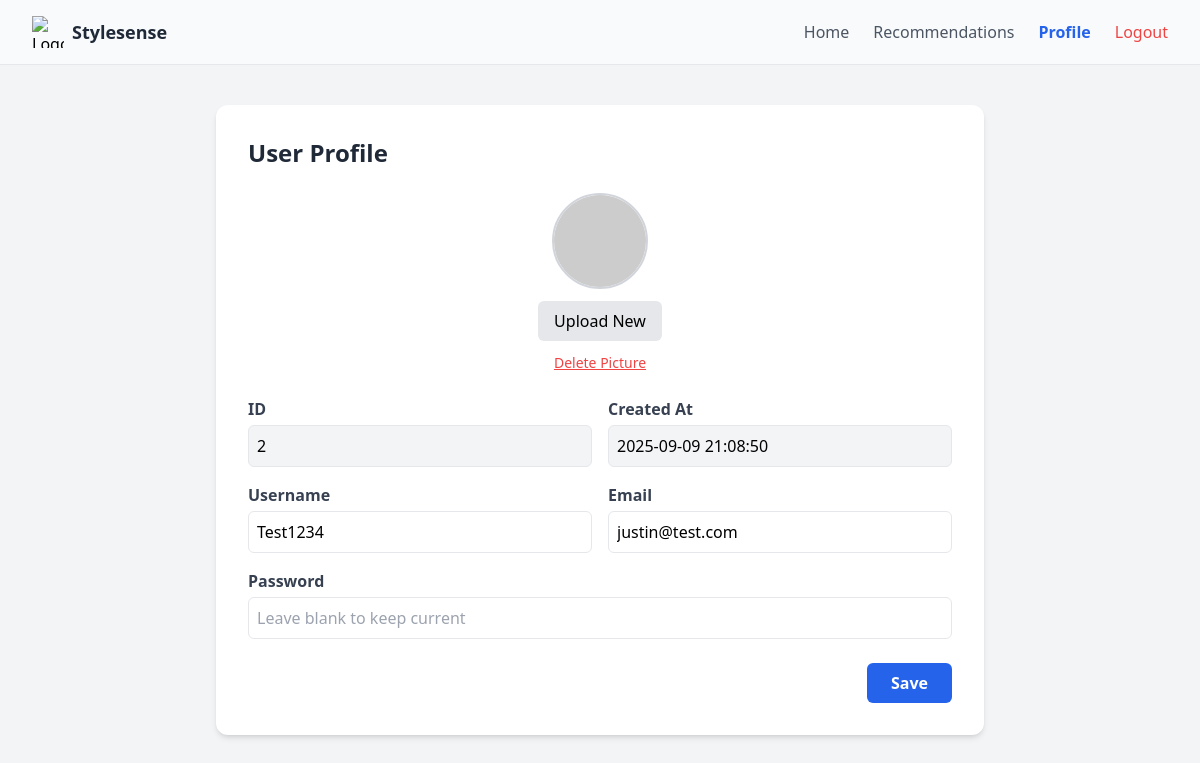
The app's page /profile.php (signed in) with its own data.
### tables this page shows
CREATE TABLE `users` (
  `id` int(11) NOT NULL,
  `username` varchar(50) NOT NULL,
  `full_name` varchar(100) NOT NULL,
  `age` int(11) DEFAULT NULL,
  `gender` enum('Male','Female','Other') DEFAULT NULL,
  `email` varchar(100) NOT NULL,
  `contact` varchar(11) NOT NULL,
  `password` varchar(255) NOT NULL,
  `created_at` timestamp NOT NULL DEFAULT current_timestamp(),
  `profile_pic` varchar(255) DEFAULT NULL,
  `role` enum('admin','user') NOT NULL DEFAULT 'user'
);

### profile.php (the view, shortened to what this page needs)
<?php
require_once "db.php";
$user_id = $_SESSION['user_id'];
$stmt = $pdo->prepare("SELECT id, username, email, password, created_at, profile_pic FROM users WHERE id = ?");
$stmt->execute([$user_id]);
$user = $stmt->fetch(PDO::FETCH_ASSOC);
if (!empty($user['profile_pic']) && file_exists(__DIR__ . '/' . $user['profile_pic'])) {
    $pic = htmlspecialchars($user['profile_pic']);
} else {
    $pic = "https://api.dicebear.com/6.x/avataaars/png?seed=" . urlencode($user['username']);
}
?>
<!DOCTYPE html>
<html lang="en">
<head>
  <script src="https://cdn.tailwindcss.com"></script>
</head>
<body class="bg-gray-100 min-h-screen">
<nav class="bg-gray-50 border-b border-gray-200">
  <div class="max-w-7xl mx-auto px-4 sm:px-6 lg:px-8">
    <div class="flex justify-between h-16 items-center">
      <div class="flex items-center space-x-2">
        <img src="https://img.icons8.com/color/48/wardrobe.png" class="h-8 w-8" alt="Logo">
        <span class="text-lg font-bold text-gray-800">Stylesense</span>
      </div>
      <div class="hidden md:flex space-x-6">
        <a href="home.php" class="text-gray-600 font-medium hover:text-blue-600">Home</a>
        <a href="recommend.php" class="text-gray-600 font-medium hover:text-blue-600">Recommendations</a>
        <a href="profile.php" class="text-blue-600 font-semibold">Profile</a>
        <a href="auth/logout.php" class="text-red-500 font-medium hover:text-red-700">Logout</a>
      </div>
    </div>
  </div>
</nav>
<div class="max-w-3xl mx-auto mt-10 bg-white rounded-xl shadow-md p-6 sm:p-8">
  <h2 class="text-2xl font-bold text-gray-800 mb-6">User Profile</h2>
  <form method="POST" enctype="multipart/form-data" class="space-y-6">
    <div class="flex flex-col items-center mb-6 space-y-3">
      <img src="<?= $pic ?>" class="h-24 w-24 rounded-full border-2 border-gray-300 object-cover" alt="Profile Picture">
      <label class="bg-gray-200 px-4 py-2 rounded-md cursor-pointer hover:bg-gray-300">
        Upload New
      </label>
      <?php if ($user['profile_pic']): ?>
      <button type="submit" name="delete_pic" value="1"
        class="text-red-500 hover:text-red-700 text-sm underline">Delete Picture</button>
      <?php endif; ?>
    </div>
    <div class="grid grid-cols-1 md:grid-cols-2 gap-4">
      <div>
        <label class="block text-gray-700 font-semibold mb-1">ID</label>
        <input type="text" value="<?= htmlspecialchars($user['id']) ?>" disabled
               class="w-full border rounded-md p-2 bg-gray-100 cursor-not-allowed">
      </div>
      <div>
        <label class="block text-gray-700 font-semibold mb-1">Created At</label>
        <input type="text" value="<?= htmlspecialchars($user['created_at']) ?>" disabled
               class="w-full border rounded-md p-2 bg-gray-100 cursor-not-allowed">
      </div>
      <div>
        <label class="block text-gray-700 font-semibold mb-1">Username</label>
        <input type="text" name="username" value="<?= htmlspecialchars($user['username']) ?>"
               class="w-full border rounded-md p-2 focus:ring focus:ring-blue-200">
      </div>
      <div>
        <label class="block text-gray-700 font-semibold mb-1">Email</label>
        <input type="email" name="email" value="<?= htmlspecialchars($user['email']) ?>"
               class="w-full border rounded-md p-2 focus:ring focus:ring-blue-200">
      </div>
      <div class="md:col-span-2">
        <label class="block text-gray-700 font-semibold mb-1">Password</label>
        <input type="password" name="password" placeholder="Leave blank to keep current"
               class="w-full border rounded-md p-2 focus:ring focus:ring-blue-200">
      </div>
    </div>
    <div class="flex justify-end">
      <button type="submit"
              class="bg-blue-600 text-white px-6 py-2 rounded-md font-semibold hover:bg-blue-700 transition-colors">
        Save
      </button>
    </div>
  </form>
</div>
</body>
</html>

### records on screen
users: id "2", created_at "2025-09-09 21:08:50", username "Test1234", email "justin@test.com"
